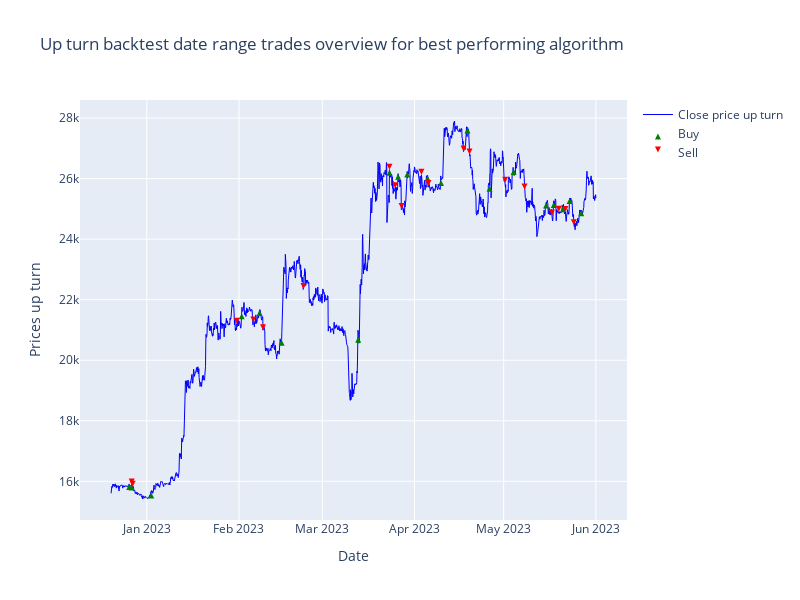

This figure's notebook cell:
### Markdown cell above
## Step 5: Highlighting the winning algorithm

### Code cell
from investing_algorithm_framework import pretty_print_backtest, create_trade_exit_markers_chart, create_trade_entry_markers_chart
import pandas as pd

# Set the weights for the evaluation criteria, where we prioritize the profit over the growth
algorithm_name = evaluation.rank(weight_profit=0.7, weight_growth=0.3)
print(f"The winning algorithm is {algorithm_name}")

# Highlight the winning strategy by displaying the backtest result of the up turn date range
up_turn_report = evaluation.get_report(name=algorithm_name, backtest_date_range=up_turn_date_range)
pretty_print_backtest(up_turn_report)

from plotly.subplots import make_subplots
fig = make_subplots(rows=1, cols=1, shared_xaxes=False, vertical_spacing=0.02)
df_up_turn["Datetime"] = pd.to_datetime(df_up_turn.index)
df_up_turn.set_index('Datetime', inplace=True)

fig.add_trace(create_prices_graph(df_up_turn, name="Close price up turn", color="blue"), row=1, col=1)
fig.add_trace(create_trade_entry_markers_chart(df_up_turn, up_turn_report.trades), row=1, col=1)
fig.add_trace(create_trade_exit_markers_chart(df_up_turn, up_turn_report.trades), row=1, col=1)
fig.update_layout(height=600, width=800, title_text="Up turn backtest date range trades overview for best performing algorithm")
fig.update_xaxes(title_text="Date", row=1, col=1)
fig.update_yaxes(title_text="Prices up turn", row=1, col=1)
fig.show()

### Figure 1 — Plotly figure (JSON) as saved in the notebook; plotly's stock layout.template omitted (floating-point values rounded to 4 significant figures; data arrays with more than 128 entries replaced by an {"elided": "..."} marker saying what was removed)
{"data": [{"line": {"color": "blue", "width": 1}, "mode": "lines", "name": "Close price up turn", "x": {"elided": "1956 str values"}, "y": {"elided": "1956 float values"}, "type": "scatter", "xaxis": "x", "yaxis": "y"}, {"marker": {"color": "green", "symbol": "arrow-up"}, "mode": "markers", "name": "Buy", "x": {"elided": "1956 str values"}, "y": {"elided": "1956 float values"}, "type": "scatter", "xaxis": "x", "yaxis": "y"}, {"marker": {"color": "red", "symbol": "arrow-down"}, "mode": "markers", "name": "Sell", "x": {"elided": "1956 str values"}, "y": {"elided": "1956 float values"}, "type": "scatter", "xaxis": "x", "yaxis": "y"}], "layout": {"xaxis": {"anchor": "y", "domain": [0.0, 1.0], "title": {"text": "Date"}}, "yaxis": {"anchor": "x", "domain": [0.0, 1.0], "title": {"text": "Prices up turn"}}, "title": {"text": "Up turn backtest date range trades overview for best performing algorithm"}, "height": 600, "width": 800}}
